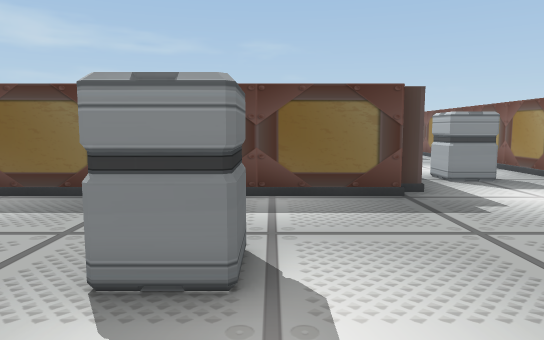
view 1 (above)

19 first-person views from a walk through a 3-D level made in the Unity game engine. The camera is 1.5 m above the floor, tilts 6° down and sees 70° across. Doors are open. The floor is counted in squares, 1 m on a side. Each view is taken from the middle of a square. On the plan, view 1 faces up. The plan holds only what a view shows up to about 17 squares ahead; the rest is blank. The player is left out.

view 2
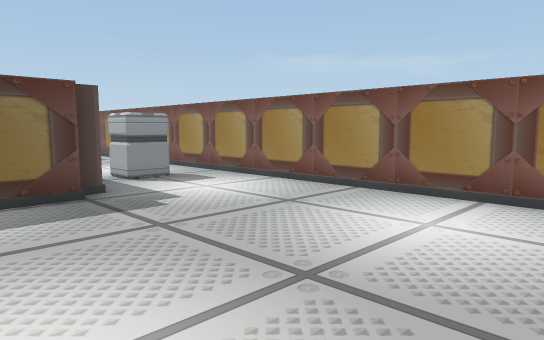

view 3
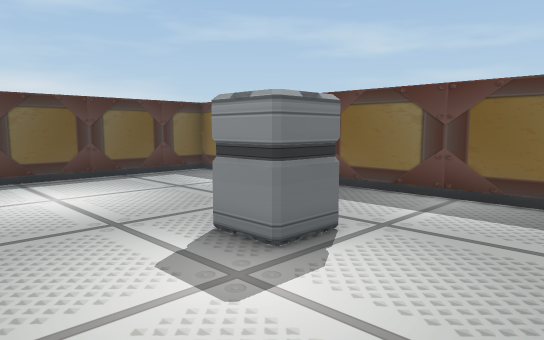

view 4
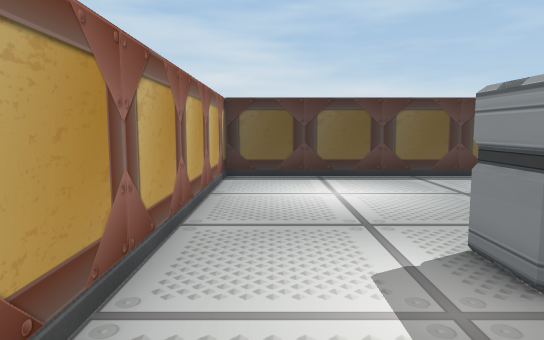

view 5
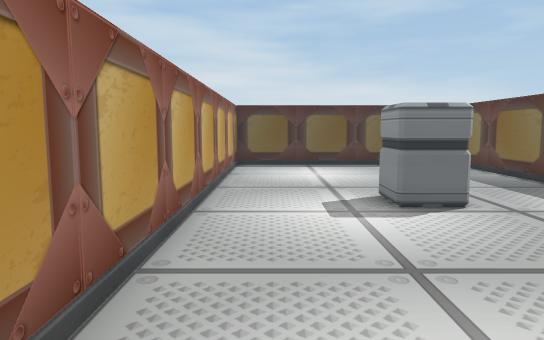

view 6
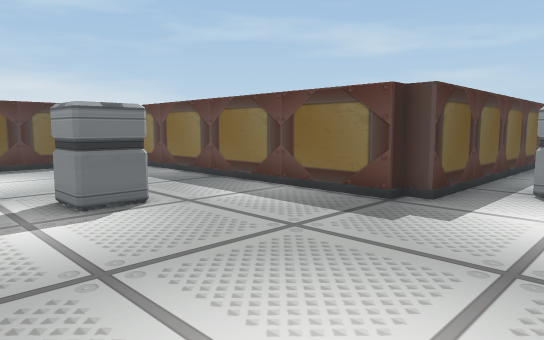

view 7
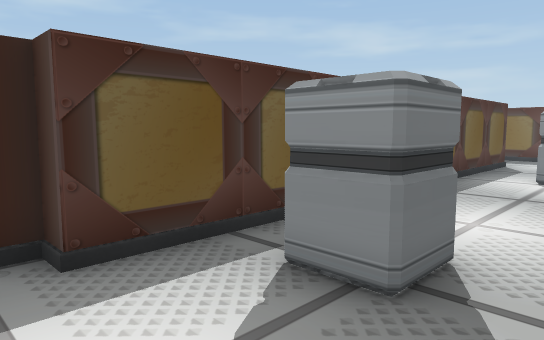

view 8
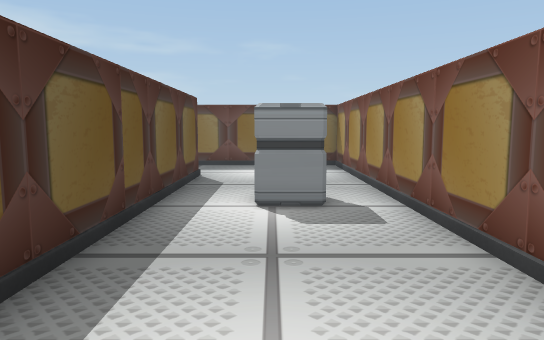

view 9
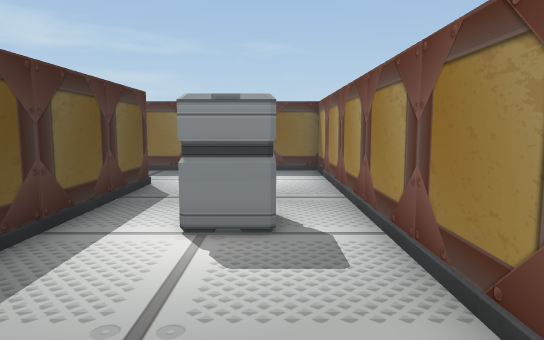

view 10
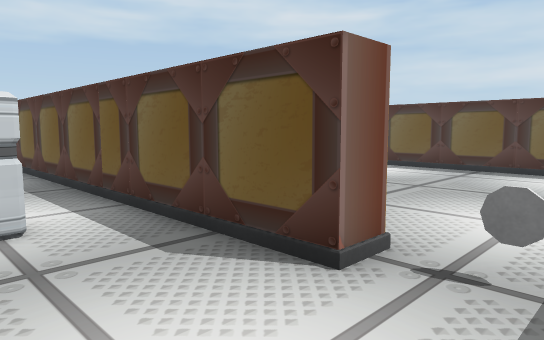

view 11
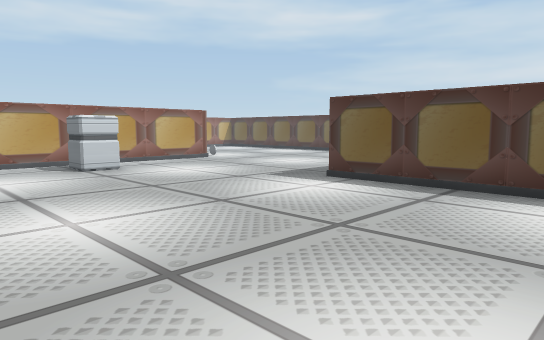

view 12
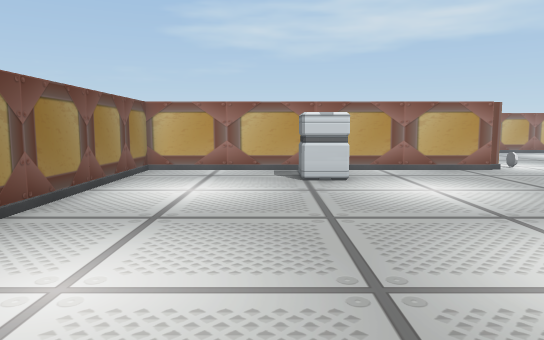

view 13
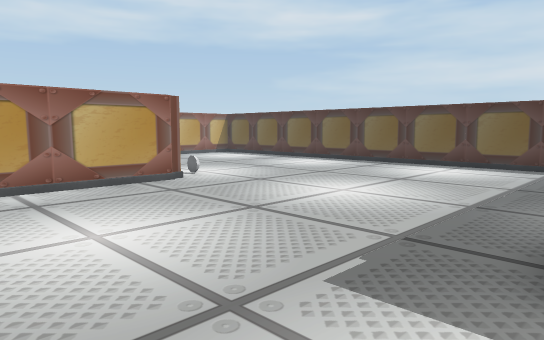

view 14
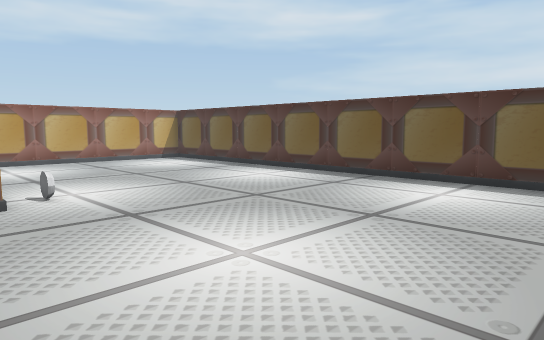

view 15
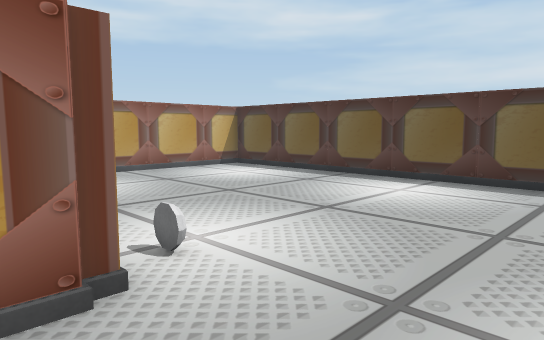

view 16
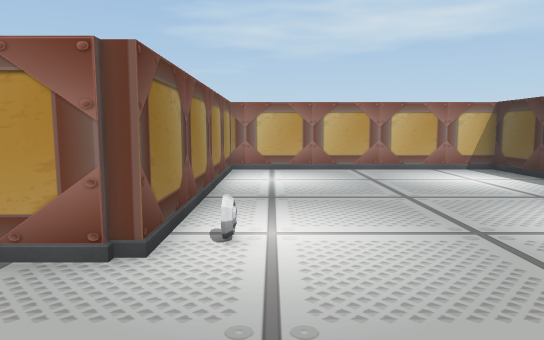

view 17
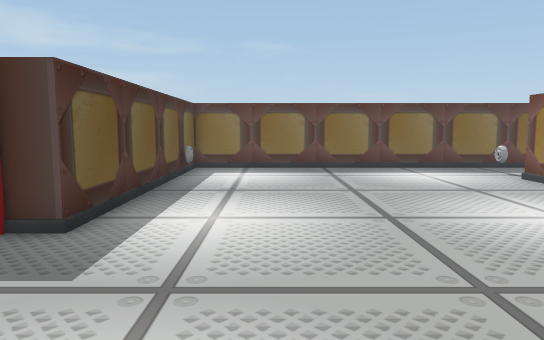

view 18
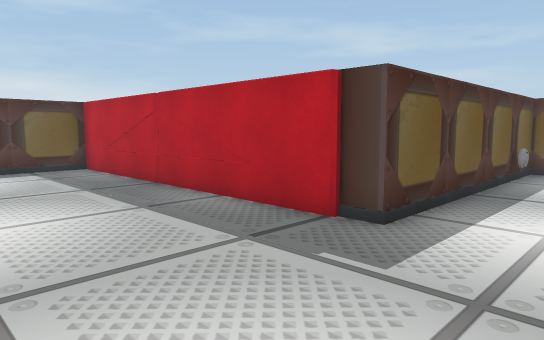

view 19
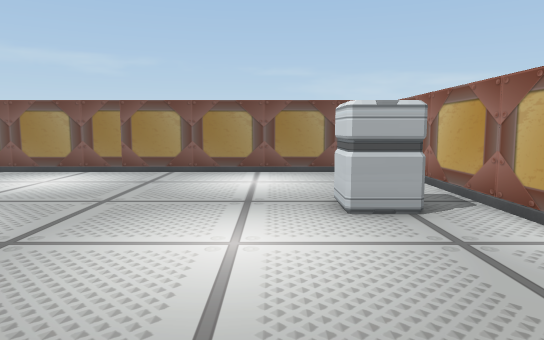

### Floor plan
Ten units are one square. View 1 is at (0, 0); x grows to the right and y downward. Boxes are objects, and circles mark ways between rooms. Rooms are numbered by the first view taken in them; rooms with no view inside come last. Other rooms are left out.
<svg viewBox="-208 -297 300 307">
<path fill="none" stroke="#000" d="M87 -15 87 -151M87 -166 87 -292 70 -292M-100 5 50 5M26 -256 36 -256 36 -93 29 -93 29 -87 -95 -87 -95 5M54 -292 29 -292M-105 -97 26 -97 26 -256M-105 2 -105 -95 -100 -95M29 -292 -80 -292 -80 -194 -203 -194 -203 5 -104 5"/>
<rect x="-25" y="-55" width="30" height="20" fill="#bbb"><title>other object</title></rect>
<rect x="25" y="-275" width="10" height="10" fill="#bbb"><title>other object</title></rect>
<rect x="45" y="-125" width="20" height="20" fill="#bbb"><title>other object</title></rect>
<rect x="55" y="-225" width="20" height="20" fill="#bbb"><title>other object</title></rect>
<rect x="-115" y="-95" width="10" height="10" fill="#bbb"><title>other object</title></rect>
<rect x="-85" y="-275" width="10" height="10" fill="#bbb"><title>other object</title></rect>
<rect x="-45" y="-135" width="20" height="30" fill="#bbb"><title>other object</title></rect>
<circle cx="30" cy="-260" r="3" fill="#2a7"/>
<circle cx="30" cy="-285" r="3" fill="#2a7"/>
<text x="20" y="-80">1</text>
<text x="-90" y="-150">2</text>
</svg>
Room 1 opens to room 2.

Where each view was taken, in squares from view 1:
view 1: 0 up, 0 right, facing up
view 2: 0 up, 0 right, facing up-right
view 3: 0 up, 3 right, facing up-left
view 4: 1 up, 3 right, facing left
view 5: 1 up, 7 right, facing left
view 6: 1 up, 7 right, facing up-left
view 7: 8 up, 8 right, facing up-left
view 8: 13 up, 6 right, facing up
view 9: 15 up, 7 right, facing up
view 10: 28 up, 7 right, facing down-left
view 11: 27 up, 2 right, facing down-left
view 12: 24 up, 2 left, facing down
view 13: 20 up, 4 left, facing down-left
view 14: 18 up, 9 left, facing down-left
view 15: 13 up, 9 left, facing down-left
view 16: 14 up, 12 left, facing down
view 17: 14 up, 5 left, facing up
view 18: 14 up, 5 left, facing up-left
view 19: 14 up, 11 left, facing right
